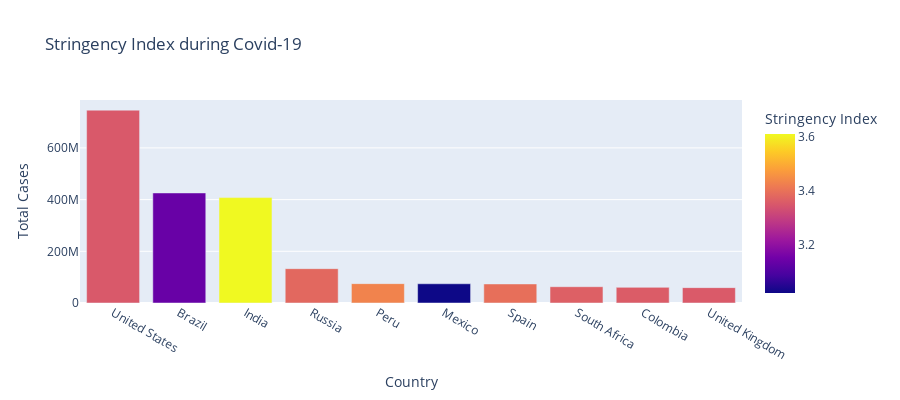

Notebook code for this chart:
### Markdown cell above
#
Another important column in this dataset is the stringency index. It is a composite measure of response indicators, including school closures, workplace closures, and travel bans. It shows how strictly countries are following these measures to control the spread of covid-19:

### Code cell
fig = px.bar(data, x='Country', y='Total Cases',
             hover_data=['Population', 'Total Deaths'], 
             color='Stringency Index', height=400, 
             title= "Stringency Index during Covid-19")
fig.show()

### Figure 1 — Plotly figure (JSON) as saved in the notebook; plotly's stock layout.template omitted (floating-point values rounded to 4 significant figures)
{"data": [{"alignmentgroup": "True", "customdata": [[19.62, 26477574], [19.17, 14340567], [21.05, 7247327], [18.8, 2131571], [17.31, 3020038], [18.67, 7295850], [17.66, 5510624], [17.9, 1357682], [17.75, 1936134], [18.03, 7249573]], "hovertemplate": "Country=%{x}<br>Total Cases=%{y}<br>Population=%{customdata[0]}<br>Total Deaths=%{customdata[1]}<br>Stringency Index=%{marker.color}<extra></extra>", "legendgroup": "", "marker": {"color": [3.351, 3.136, 3.611, 3.38, 3.43, 3.019, 3.394, 3.364, 3.358, 3.354], "coloraxis": "coloraxis", "pattern": {"shape": ""}}, "name": "", "offsetgroup": "", "orientation": "v", "showlegend": false, "textposition": "auto", "type": "bar", "x": ["United States", "Brazil", "India", "Russia", "Peru", "Mexico", "Spain", "South Africa", "Colombia", "United Kingdom"], "xaxis": "x", "y": [746014098, 425704517, 407771615, 132888951, 74882695, 74347548, 73717676, 63027659, 60543682, 59475032], "yaxis": "y"}], "layout": {"barmode": "relative", "coloraxis": {"colorbar": {"title": {"text": "Stringency Index"}}, "colorscale": [[0, "#0d0887"], [0.1111, "#46039f"], [0.2222, "#7201a8"], [0.3333, "#9c179e"], [0.4444, "#bd3786"], [0.5556, "#d8576b"], [0.6667, "#ed7953"], [0.7778, "#fb9f3a"], [0.8889, "#fdca26"], [1, "#f0f921"]]}, "height": 400, "legend": {"tracegroupgap": 0}, "title": {"text": "Stringency Index during Covid-19"}, "xaxis": {"anchor": "y", "domain": [0, 1], "title": {"text": "Country"}}, "yaxis": {"anchor": "x", "domain": [0, 1], "title": {"text": "Total Cases"}}}}
